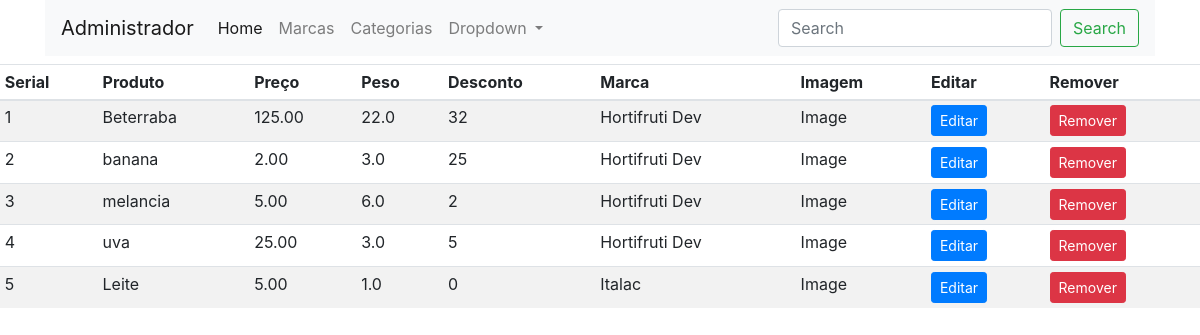
The page /admin (signed in) on the database its author committed.
### loja/produtos/models.py (models this page shows, shortened)
class Produto(db.Model):
    id = db.Column(db.Integer, primary_key=True)
    name = db.Column(db.String(80), nullable=False)
    price = db.Column(db.Numeric(10,2), nullable=False)
    discount = db.Column(db.Integer, default=0)
    stock = db.Column(db.Integer, nullable=False)
    weight= db.Column(db.Float, nullable=False)
    description= db.Column(db.Text, nullable=False)
    pub_date = db.Column(db.DateTime, nullable=False, default=datetime.utcnow)
    marca_id = db.Column(db.Integer, db.ForeignKey('marca.id'),nullable=False)
    marca = db.relationship('Marca', backref=db.backref('marcas', lazy=True))
    categoria_id = db.Column(db.Integer, db.ForeignKey('categoria.id'),nullable=False)
    categoria = db.relationship('Categoria', backref=db.backref('categorias', lazy=True))
    image= db.Column(db.String(150), nullable=True, default='image.jpg')

class Marca(db.Model):
    id = db.Column(db.Integer, primary_key=True)
    name = db.Column(db.String(30),nullable=False,unique=True)

### loja/admin/rotas.py (the view)
@app.route('/admin')
def admin():
    if 'email' not in session:
        flash(f'Realize o login!','danger')
        return redirect(url_for('login'))
    produtos = Produto.query.all()
    return render_template('admin/index.html', title = 'Pagina administrativa', produtos=produtos)

### loja/templates/admin/index.html (shortened to what this page needs)
{% extends 'layouts.html' %}
{% block content %}
<div class="container">
    <nav class="navbar navbar-expand-lg navbar-light bg-light">
        <a class="navbar-brand" href="#">Administrador</a>
        <div class="collapse navbar-collapse" id="navbarSupportedContent">
          <ul class="navbar-nav mr-auto">
            <li class="nav-item active">
              <a class="nav-link" href="/admin">Home <span class="sr-only">(current)</span></a>
            </li>
            <li class="nav-item">
              <a class="nav-link" href="/marcas">Marcas</a>
            </li>
            <li class="nav-item">
                <a class="nav-link" href="/categorias">Categorias</a>
              </li>
            <li class="nav-item dropdown">
              <a class="nav-link dropdown-toggle" href="#" id="navbarDropdown" role="button" data-toggle="dropdown" aria-haspopup="true" aria-expanded="false">
                Dropdown
              </a>
          </ul>
          <form class="form-inline my-2 my-lg-0">
            <input class="form-control mr-sm-2" type="search" placeholder="Search" aria-label="Search">
            <button class="btn btn-outline-success my-2 my-sm-0" type="submit">Search</button>
          </form>
        </div>
      </nav>
</div>
<div class="containter mt-2">
    <table class="table table-sm table-striped">
        <thead>
            <th>Serial</th>
            <th>Produto</th>
            <th>Preço</th>
            <th>Peso</th>
            <th>Desconto</th>
            <th>Marca</th>
            <th>Imagem</th>
            <th>Editar</th>
            <th>Remover</th>
        </thead>
        <tbody>
            {% for produto in produtos %}
            <tr>
                <td>{{loop.index}}</td>
                <td>{{produto.name}}</td>
                <td>{{produto.price}}</td>
                <td>{{produto.weight}}</td>
                <td>{{produto.discount}}</td>
                <td>{{produto.marca.name}}</td>
                <td>Image</td>
                <td><a href="{{url_for('updateproduto', id=produto.id)}}" class="btn btn-primary btn-sm"btn>Editar</a></td>
                <td>
                  <form action="{{url_for('deleteproduto', id= produto.id)}}" method="POST">
                    <button type="button" class="btn btn-danger btn-sm" data-toggle="modal" data-target="#exampleModal{{produto.id}}">Remover</button>
                  </form>
                </td>
            </tr>
            {% endfor %}
        </tbody>
    </table>
</div>
{% endblock content %}

### rows shown on the page
Produto: name "Beterraba", price "125.00", weight "22.0", discount "32", marca.name "Hortifruti Dev"
Produto: name "banana", price "2.00", weight "3.0", discount "25", marca.name "Hortifruti Dev"
Produto: name "melancia", price "5.00", weight "6.0", discount "2", marca.name "Hortifruti Dev"
Produto: name "uva", price "25.00", weight "3.0", discount "5", marca.name "Hortifruti Dev"
Produto: name "Leite", price "5.00", weight "1.0", discount "0", marca.name "Italac"
